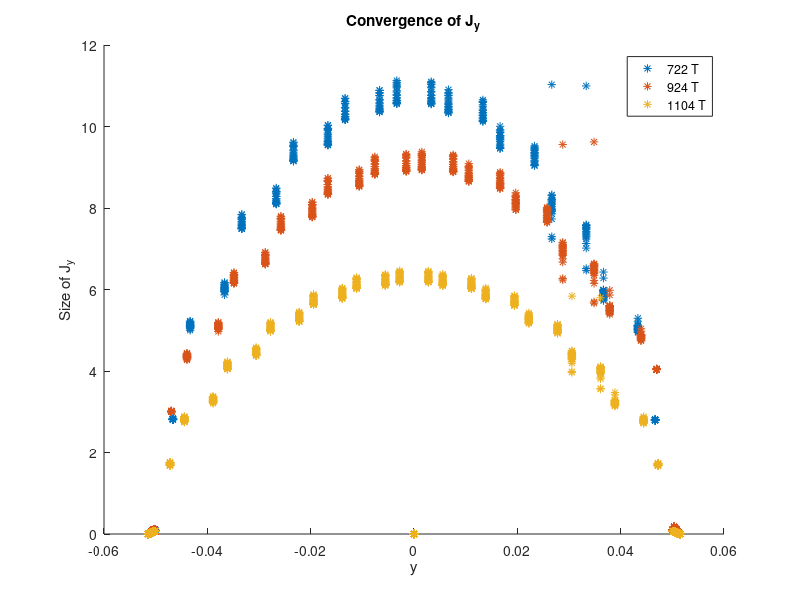
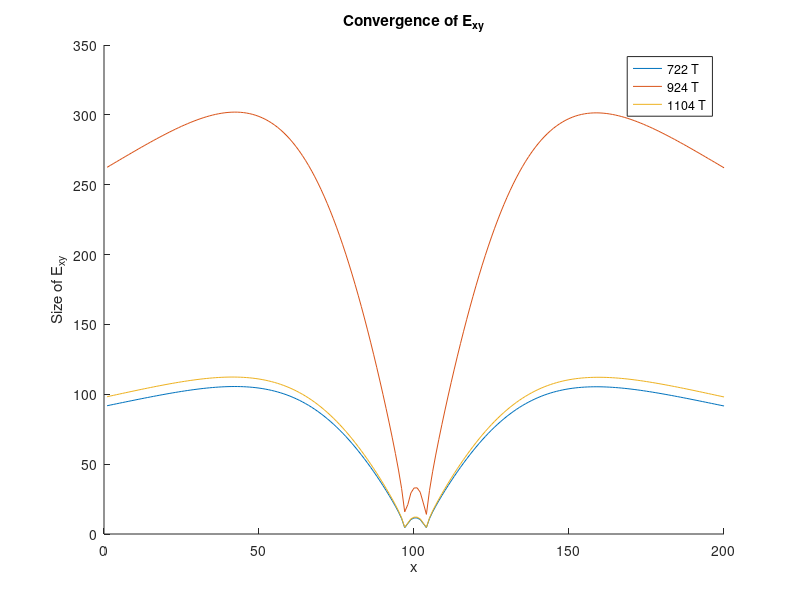
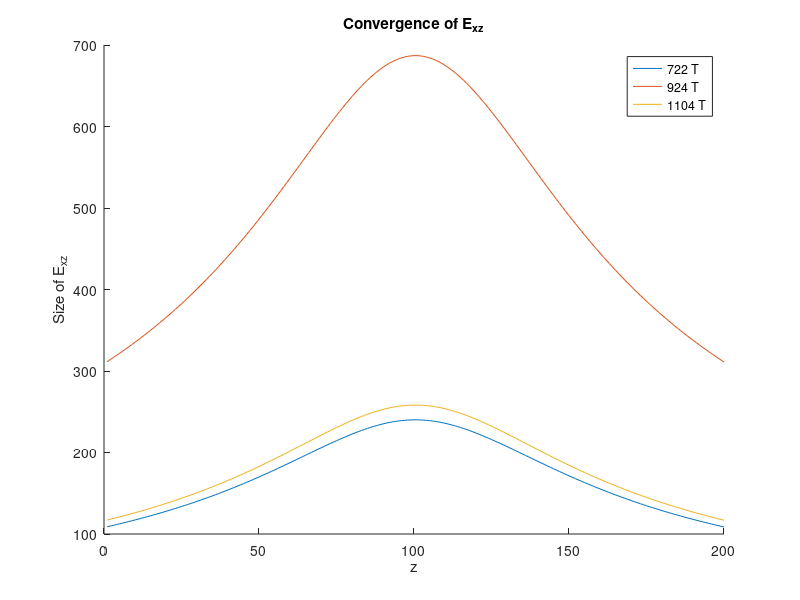

The MATLAB source for these figures, in order:
P264=0;
P580=0;
P722=1;
P744=0;
P904=0;
P924=1;
P1060=0;
P1104=1;
P1458 =0;
P1680 =0;
P1922 =0;
P2312 =0;
P2888 =0;
P3528 =0;

close all
%% First batch
% load('ConvSlow.mat')
% load('ConvSlowSub.mat')
% load('ConvFast.mat')
% load('ConvFastSub.mat')
%% Wave/Dipole initiatl batch
% load('ConvSlowSubWave.mat')
%% Test batch
% load('ConvFastHalfTestWave.mat')
% load('ConvFastHalfTestDipole.mat')
% load('ConvFastSubHalfTestWave.mat')
% load('ConvFastSubHalfTestDipole.mat')
load('ConvSlowHalfTestWave.mat')
% load('ConvSlowHalfTestDipole.mat')
% load('ConvSlowSubHalfTestWave.mat')
% load('ConvSlowSubHalfTestDi.mat')


figure(1)
title('Convergence of J_y')
xlabel('y')
ylabel('Size of J_y')
PlottetLabels = {};
hold on

figure(2)
title('Convergence of E_{xy}')
xlabel('x')
ylabel('Size of E_{xy}')
hold on

figure(3)
title('Convergence of E_{xz}')
xlabel('z')
ylabel('Size of E_{xz}')
hold on

if P264
    figure(1)
    plot(center(:,2),abs(J(:,2)),'*')
    figure(2)
    plot(abs(ExyCrossX(:,1)))
    figure(3)
    plot(abs(ExzCrossZ(:,1)))
    PlottetLabels = [PlottetLabels, '264 T'];
end
if P580
    figure(1)
    plot(center(:,5),abs(J(:,5)),'*')
    figure(2)
    plot(abs(ExyCrossX(:,2)))
    figure(3)
    plot(abs(ExzCrossZ(:,2)))
    PlottetLabels = [PlottetLabels, '580 T'];
end
if P722
    figure(1)
    plot(center(:,8),abs(J(:,8)),'*')
    figure(2)
    plot(abs(ExyCrossX(:,3)))
    figure(3)
    plot(abs(ExzCrossZ(:,3)))
    PlottetLabels = [PlottetLabels, '722 T' ];
end
if P744
    figure(1)
    plot(center(:,11),abs(J(:,11)),'*')
    figure(2)
    plot(abs(ExyCrossX(:,4)))
    figure(3)
    plot(abs(ExzCrossZ(:,4)))
    PlottetLabels = [PlottetLabels, '744 T' ];
end
if P904
    figure(1)
    plot(center(:,14),abs(J(:,14)),'*')
    figure(2)
    plot(abs(ExyCrossX(:,5)))
    figure(3)
    plot(abs(ExzCrossZ(:,5)))
    PlottetLabels = [PlottetLabels, '904 T'];
end
if P924
    figure(1)
    plot(center(:,17),abs(J(:,17)),'*')
    figure(2)
    plot(abs(ExyCrossX(:,5)))
    figure(3)
    plot(abs(ExzCrossZ(:,5)))
    PlottetLabels = [PlottetLabels, '924 T'];
end
if P1060
    figure(1)
    plot(center(:,20),abs(J(:,20)),'*')
    figure(2)
    plot(abs(ExyCrossX(:,6)))
    figure(3)
    plot(abs(ExzCrossZ(:,6)))
    PlottetLabels = [PlottetLabels, '1060 T'];
end
if P1104
    figure(1)
    plot(center(:,23),abs(J(:,23)),'*')
    figure(2)
    plot(abs(ExyCrossX(:,6)))
    figure(3)
    plot(abs(ExzCrossZ(:,6)))
    PlottetLabels = [PlottetLabels, '1104 T'];
end
if P1458
    figure(1)
    plot(center(:,26),abs(J(:,26)),'*')
    figure(2)
    plot(abs(ExyCrossX(:,6)))
    figure(3)
    plot(abs(ExzCrossZ(:,6)))
    PlottetLabels = [PlottetLabels, '1458 T'];
end
if P1680
    figure(1)
    plot(center(:,26),abs(J(:,26)),'*')
    figure(2)
    plot(abs(ExyCrossX(:,6)))
    figure(3)
    plot(abs(ExzCrossZ(:,6)))
    PlottetLabels = [PlottetLabels, '1680 T'];
end
if P1922
    figure(1)
    plot(center(:,29),abs(J(:,29)),'*')
    figure(2)
    plot(abs(ExyCrossX(:,6)))
    figure(3)
    plot(abs(ExzCrossZ(:,6)))
    PlottetLabels = [PlottetLabels, '1922 T'];
end
if P2312
    figure(1)
    plot(center(:,32),abs(J(:,32)),'*')
    figure(2)
    plot(abs(ExyCrossX(:,6)))
    figure(3)
    plot(abs(ExzCrossZ(:,6)))
    PlottetLabels = [PlottetLabels, '2312 T'];
end
if P2888
    figure(1)
    plot(center(:,35),abs(J(:,35)),'*')
    figure(2)
    plot(abs(ExyCrossX(:,6)))
    figure(3)
    plot(abs(ExzCrossZ(:,6)))
    PlottetLabels = [PlottetLabels, '2888 T'];
end
if P3528
    figure(1)
    plot(center(:,38),abs(J(:,38)),'*')
    figure(2)
    plot(abs(ExyCrossX(:,6)))
    figure(3)
    plot(abs(ExzCrossZ(:,6)))
    PlottetLabels = [PlottetLabels, '3528 T'];
end

figure(1)
legend(PlottetLabels)
figure(2)
legend(PlottetLabels)
figure(3)
legend(PlottetLabels)
